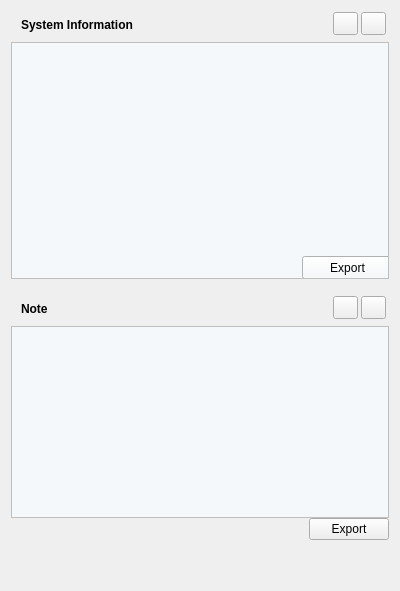
                   <widget class="QWidget" name="tab_9">
                    <attribute name="title">
                     <string>System</string>
                    </attribute>
                    <layout class="QGridLayout" name="gridLayout_50">
                     <item row="0" column="0">
                      <layout class="QVBoxLayout" name="verticalLayout_31">
                       <item>
                        <widget class="QWidget" name="widget_17" native="true">
                         <property name="sizePolicy">
                          <sizepolicy hsizetype="Preferred" vsizetype="Fixed">
                           <horstretch>0</horstretch>
                           <verstretch>0</verstretch>
                          </sizepolicy>
                         </property>
                         <property name="minimumSize">
                          <size>
                           <width>0</width>
                           <height>25</height>
                          </size>
                         </property>
                         <property name="maximumSize">
                          <size>
                           <width>380</width>
                           <height>16777215</height>
                          </size>
                         </property>
                         <property name="styleSheet">
                          <string notr="true"/>
                         </property>
                         <widget class="QLabel" name="label_55">
                          <property name="geometry">
                           <rect>
                            <x>10</x>
                            <y>6</y>
                            <width>170</width>
                            <height>16</height>
                           </rect>
                          </property>
                          <property name="font">
                           <font>
                            <family>Arial</family>
                            <pointsize>9</pointsize>
                            <weight>75</weight>
                            <bold>true</bold>
                           </font>
                          </property>
                          <property name="text">
                           <string>System Information</string>
                          </property>
                         </widget>
                         <widget class="QPushButton" name="pushButton_54">
                          <property name="geometry">
                           <rect>
                            <x>350</x>
                            <y>1</y>
                            <width>25</width>
                            <height>23</height>
                           </rect>
                          </property>
                          <property name="text">
                           <string/>
                          </property>
                         </widget>
                         <widget class="QPushButton" name="pushButton_61">
                          <property name="geometry">
                           <rect>
                            <x>322</x>
                            <y>1</y>
                            <width>25</width>
                            <height>23</height>
                           </rect>
                          </property>
                          <property name="text">
                           <string/>
                          </property>
                         </widget>
                        </widget>
                       </item>
                       <item>
                        <widget class="QScrollArea" name="system_info_win">
                         <property name="sizePolicy">
                          <sizepolicy hsizetype="Preferred" vsizetype="Preferred">
                           <horstretch>0</horstretch>
                           <verstretch>0</verstretch>
                          </sizepolicy>
                         </property>
                         <property name="minimumSize">
                          <size>
                           <width>0</width>
                           <height>237</height>
                          </size>
                         </property>
                         <property name="maximumSize">
                          <size>
                           <width>380</width>
                           <height>16777215</height>
                          </size>
                         </property>
                         <property name="styleSheet">
                          <string notr="true">background-color: rgb(245, 248, 250);</string>
                         </property>
                         <property name="widgetResizable">
                          <bool>true</bool>
                         </property>
                         <widget class="QWidget" name="scrollAreaWidgetContents_8">
                          <property name="geometry">
                           <rect>
                            <x>0</x>
                            <y>0</y>
                            <width>376</width>
                            <height>235</height>
                           </rect>
                          </property>
                          <widget class="QPushButton" name="pushButton_62">
                           <property name="geometry">
                            <rect>
                             <x>290</x>
                             <y>213</y>
                             <width>91</width>
                             <height>23</height>
                            </rect>
                           </property>
                           <property name="font">
                            <font>
                             <family>Arial</family>
                            </font>
                           </property>
                           <property name="text">
                            <string>Export</string>
                           </property>
                          </widget>
                         </widget>
                        </widget>
                       </item>
                       <item>
                        <spacer name="verticalSpacer_17">
                         <property name="orientation">
                          <enum>Qt::Vertical</enum>
                         </property>
                         <property name="sizeType">
                          <enum>QSizePolicy::Fixed</enum>
                         </property>
                         <property name="sizeHint" stdset="0">
                          <size>
                           <width>20</width>
                           <height>10</height>
                          </size>
                         </property>
                        </spacer>
                       </item>
                       <item>
                        <widget class="QWidget" name="widget_18" native="true">
                         <property name="sizePolicy">
                          <sizepolicy hsizetype="Preferred" vsizetype="Fixed">
                           <horstretch>0</horstretch>
                           <verstretch>0</verstretch>
                          </sizepolicy>
                         </property>
                         <property name="minimumSize">
                          <size>
                           <width>0</width>
                           <height>25</height>
                          </size>
                         </property>
                         <property name="maximumSize">
                          <size>
                           <width>380</width>
                           <height>16777215</height>
                          </size>
                         </property>
                         <property name="font">
                          <font>
                           <pointsize>9</pointsize>
                           <weight>75</weight>
                           <bold>true</bold>
                          </font>
                         </property>
                         <property name="styleSheet">
                          <string notr="true"/>
                         </property>
                         <widget class="QLabel" name="label_56">
                          <property name="geometry">
                           <rect>
                            <x>10</x>
                            <y>6</y>
                            <width>170</width>
                            <height>16</height>
                           </rect>
                          </property>
                          <property name="font">
                           <font>
                            <family>Arial</family>
                            <pointsize>9</pointsize>
                            <weight>75</weight>
                            <italic>false</italic>
                            <bold>true</bold>
                           </font>
                          </property>
                          <property name="text">
                           <string>Note</string>
                          </property>
                         </widget>
                         <widget class="QPushButton" name="pushButton_63">
                          <property name="geometry">
                           <rect>
                            <x>350</x>
                            <y>1</y>
                            <width>25</width>
                            <height>23</height>
                           </rect>
                          </property>
                          <property name="text">
                           <string/>
                          </property>
                         </widget>
                         <widget class="QPushButton" name="pushButton_64">
                          <property name="geometry">
                           <rect>
                            <x>322</x>
                            <y>1</y>
                            <width>25</width>
                            <height>23</height>
                           </rect>
                          </property>
                          <property name="text">
                           <string/>
                          </property>
                         </widget>
                        </widget>
                       </item>
                       <item>
                        <widget class="QWidget" name="widget_2" native="true">
                         <property name="minimumSize">
                          <size>
                           <width>378</width>
                           <height>130</height>
                          </size>
                         </property>
                         <property name="styleSheet">
                          <string notr="true"/>
                         </property>
                         <layout class="QGridLayout" name="gridLayout_4">
                          <property name="leftMargin">
                           <number>0</number>
                          </property>
                          <property name="topMargin">
                           <number>0</number>
                          </property>
                          <property name="rightMargin">
                           <number>0</number>
                          </property>
                          <property name="bottomMargin">
                           <number>0</number>
                          </property>
                          <property name="spacing">
                           <number>0</number>
                          </property>
                          <item row="0" column="0" rowspan="2" colspan="2">
                           <widget class="QTextEdit" name="note_box">
                            <property name="styleSheet">
                             <string notr="true">background-color: rgb(245, 248, 250);</string>
                            </property>
                           </widget>
                          </item>
                          <item row="2" column="1">
                           <widget class="QPushButton" name="note_box_export_button">
                            <property name="font">
                             <font>
                              <family>Arial</family>
                             </font>
                            </property>
                            <property name="text">
                             <string>Export</string>
                            </property>
                           </widget>
                          </item>
                          <item row="2" column="0">
                           <spacer name="horizontalSpacer_3">
                            <property name="orientation">
                             <enum>Qt::Horizontal</enum>
                            </property>
                            <property name="sizeHint" stdset="0">
                             <size>
                              <width>40</width>
                              <height>20</height>
                             </size>
                            </property>
                           </spacer>
                          </item>
                         </layout>
                        </widget>
                       </item>
                       <item>
                        <spacer name="verticalSpacer_18">
                         <property name="orientation">
                          <enum>Qt::Vertical</enum>
                         </property>
                         <property name="sizeHint" stdset="0">
                          <size>
                           <width>20</width>
                           <height>40</height>
                          </size>
                         </property>
                        </spacer>
                       </item>
                      </layout>
                     </item>
                    </layout>
                   </widget>
